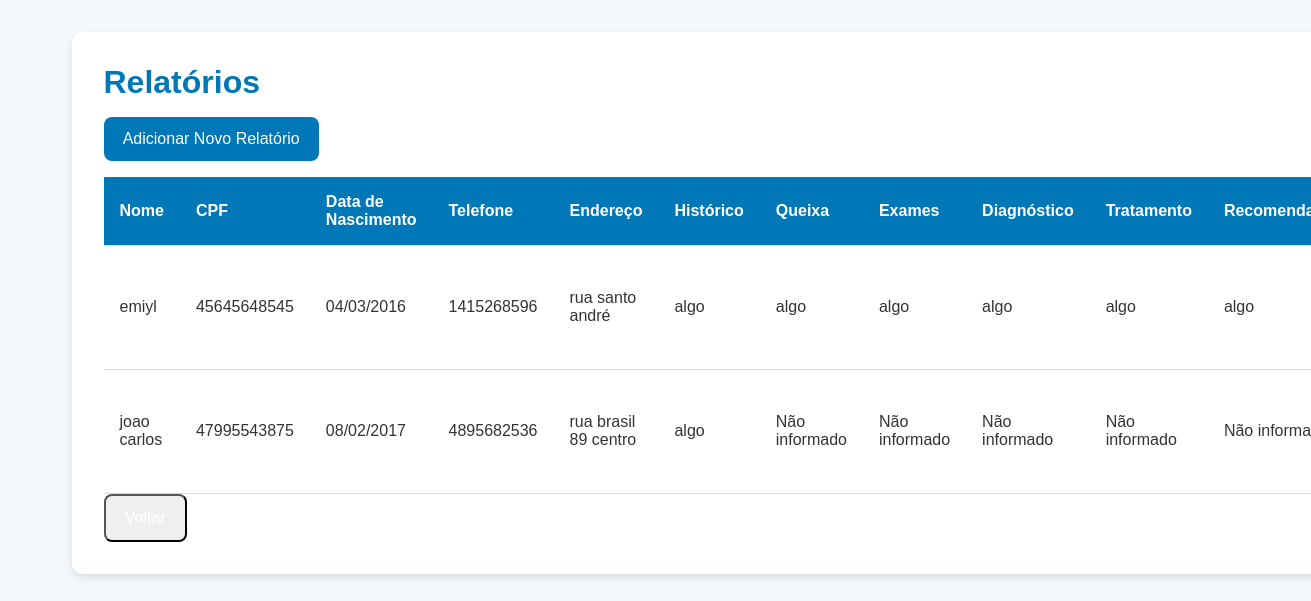
/relatorios/, run on the app's committed database.
### models.py (models this page shows)
class Relatorio(db.Model):
    id = db.Column(db.Integer, primary_key=True)
    nome = db.Column(db.String(120), nullable=False)
    cpf = db.Column(db.String(11), unique=True, nullable=False)
    data_nascimento = db.Column(db.Date, nullable=False)
    telefone = db.Column(db.String(15))
    endereco = db.Column(db.String(255))
    historico = db.Column(db.Text)  # Campo para histórico médico
    queixa = db.Column(db.Text)  # Campo para queixa principal
    exames = db.Column(db.Text)  # Campo para exames realizados
    diagnostico = db.Column(db.Text)  # Campo para diagnóstico
    tratamento = db.Column(db.Text)  # Campo para tratamento
    recomendacoes = db.Column(db.Text)  # Campo para recomendações

### controllers/relatorios_controller.py (the view)
@relatorio_bp.route('/')
def listar_relatorios():
    relatorios = Relatorio.query.all()
    return render_template('listar_relatorio.html', relatorios=relatorios)

### templates/listar_relatorio.html (shortened to what this page needs)
<!DOCTYPE html>
<html lang="pt-BR">
<head>
    <link rel="stylesheet" href="{{ url_for('static', filename='css/lista_paciente.css') }}">
</head>
<body>
    <div class="page-container">
        <div class="list-container">
            <h1>Relatórios</h1>
            <a href="{{ url_for('relatorio.adicionar_relatorio') }}" class="btn btn-primary">Adicionar Novo Relatório</a>
            <div class="table-responsive">
                <table class="patient-table">
                    <thead>
                        <tr>
                            <th>Nome</th>
                            <th>CPF</th>
                            <th>Data de Nascimento</th>
                            <th>Telefone</th>
                            <th>Endereço</th>
                            <th>Histórico</th>
                            <th>Queixa</th>
                            <th>Exames</th>
                            <th>Diagnóstico</th>
                            <th>Tratamento</th>
                            <th>Recomendações</th>
                        </tr>
                    </thead>
                    <tbody>
                        {% for relatorio in relatorios %}
                            <tr>
                                <td>{{ relatorio.nome }}</td>
                                <td>{{ relatorio.cpf }}</td>
                                <td>{{ relatorio.data_nascimento.strftime('%d/%m/%Y') }}</td>
                                <td>{{ relatorio.telefone }}</td>
                                <td>{{ relatorio.endereco }}</td>
                                <td>{{ relatorio.historico or 'Não informado' }}</td>
                                <td>{{ relatorio.queixa or 'Não informado' }}</td>
                                <td>{{ relatorio.exames or 'Não informado' }}</td>
                                <td>{{ relatorio.diagnostico or 'Não informado' }}</td>
                                <td>{{ relatorio.tratamento or 'Não informado' }}</td>
                                <td>{{ relatorio.recomendacoes or 'Não informado' }}</td>
                            </tr>
                        {% endfor %}
                    </tbody>
                </table>
                <button type="button" class="btn btn-secondary" onclick="history.back()">Voltar</button>
            </div>
        </div>
    </div>
</body>
</html>

### static/css/lista_paciente.css (style rules this page uses)
* { margin: 0; padding: 0; box-sizing: border-box; }
body { font-family: Arial, sans-serif; background-color: #f4f7fc; color: #333; }
.page-container { width: 100%; max-width: 1200px; margin: 1rem auto; padding: 1rem; }
.list-container { width: 110%; background-color: #fff; border-radius: 10px; padding: 2rem; box-shadow: 0 4px 8px rgba(0, 0, 0, 0.1); }
.list-container h1 { font-size: 2rem; color: #0077b6; margin-bottom: 1.0rem; }
.btn { display: inline-block; padding: 0.8rem 1.2rem; font-size: 1rem; border-radius: 8px; text-decoration: none; color: #fff; transition: background-color 0.3s; cursor: pointer; }
.btn-primary { background-color: #0077b6; }
.table-responsive { overflow-x: auto; }
.patient-table { width: 100%; border-collapse: collapse; margin-top: 1rem; }
.patient-table th, .patient-table td { padding: 1rem; text-align: left; border-bottom: 1px solid #ddd; }
.patient-table th { background-color: #0077b6; color: #fff; font-weight: bold; }

### data on the page
Relatorio: nome "emiyl", cpf "45645648545", data_nascimento "04/03/2016", telefone "1415268596", endereco "rua santo andré", historico "algo", queixa "algo", exames "algo", diagnostico "algo", tratamento "algo", recomendacoes "algo"
Relatorio: nome "joao carlos", cpf "47995543875", data_nascimento "08/02/2017", telefone "4895682536", endereco "rua brasil 89 centro", historico "algo", queixa "Não informado", exames "Não informado", diagnostico "Não informado", tratamento "Não informado", recomendacoes "Não…"
